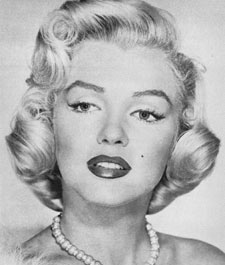
%> input picture marilyn.bmp, 225 x 265 px
$ octave proj1.m   (GNU Octave 9; MATLAB toolbox functions it lacks are replaced by stand-ins)
%> lines starting %> are read from the running program, lines starting %| are printed output that depends on the picture
### code/my_imfilter.m
function output = my_imfilter(image, filter)
% This function is intended to behave like the built in function imfilter()
% See 'help imfilter' or 'help conv2'. While terms like "filtering" and
% "convolution" might be used interchangeably, and they are indeed nearly
% the same thing, there is a difference:
% from 'help filter2'
%    2-D correlation is related to 2-D convolution by a 180 degree rotation
%    of the filter matrix.

% Your function should work for color images. Simply filter each color
% channel independently.

% Your function should work for filters of any width and height
% combination, as long as the width and height are odd (e.g. 1, 7, 9). This
% restriction makes it unambigious which pixel in the filter is the center
% pixel.

% Boundary handling can be tricky. The filter can't be centered on pixels
% at the image boundary without parts of the filter being out of bounds. If
% you look at 'help conv2' and 'help imfilter' you see that they have
% several options to deal with boundaries. You should simply recreate the
% default behavior of imfilter -- pad the input image with zeros, and
% return a filtered image which matches the input resolution. A better
% approach is to mirror the image content over the boundaries for padding.

% % Uncomment if you want to simply call imfilter so you can see the desired
% % behavior. When you write your actual solution, you can't use imfilter,
% % filter2, conv2, etc. Simply loop over all the pixels and do the actual
% % computation. It might be slow.
% output = imfilter(image, filter);


%%%%%%%%%%%%%%%%
% Your code here
%%%%%%%%%%%%%%%%
%
%
% get size of image and filter
[rImage, cImage, x] = size(image);
[rFilter, cFilter] = size(filter);

% separate colors
aO = image(:,:,1);
bO = image(:,:,2);
cO = image(:,:,3);


% # of colums and rows I need to insert
nRow = (rFilter - 1)/2;
row = zeros(nRow, cImage);
nCol = (cFilter - 1)/2;
col = zeros(rImage + 2 * nRow, nCol);

% padding for three colors
a = [row;aO;row];
a = [col a col];
b = [row;bO;row];
b = [col b col];
c = [row;cO;row];
c = [col c col];


% remove paddings

a = getSum(a, filter, cFilter,rFilter, cImage, rImage, aO);
b = getSum(b, filter, cFilter,rFilter, cImage, rImage, bO);
c = getSum(c, filter, cFilter,rFilter, cImage, rImage, cO);


image(:,:,1) = a;
image(:,:,2) = b;
image(:,:,3) = c;


output = image;


end


function final = getSum(matrix, filter, cFilter,rFilter, cImage, rImage, image)
% loop over matrix to do calculation

for i = 1: cImage
    for j = 1 : rImage
        sum = 0;
        for m = 1: cFilter
            for n = 1 : rFilter
                sum = sum + filter(n, m) * matrix(j + n - 1, i + m - 1);

            end
        end

        image(j, i) = sum;
    end
end

% final = matrix(nRow + 1: rImage + nRow, nCol + 1 : cImage + nCol);
final = image;
end

### code/proj1.m
% Before trying to construct hybrid images, it is suggested that you
% implement my_imfilter.m and then debug it using proj1_test_filtering.m

% Debugging tip: You can split your MATLAB code into cells using "%%"
% comments. The cell containing the cursor has a light yellow background,
% and you can press Ctrl+Enter to run just the code in that cell. This is
% useful when projects get more complex and slow to rerun from scratch

close all; % closes all figures

%% Setup
% read images and convert to floating point format
image1 = im2single(imread('../data/marilyn.bmp'));
%> image1: size 265x225x3 single; min 0.051, max 0.957, mean 0.695
image2 = im2single(imread('../data/einstein.bmp'));
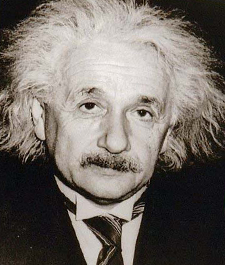
%> input picture einstein.bmp, 225 x 265 px

% Several additional test cases are provided for you, but feel free to make
% your own (you'll need to align the images in a photo editor such as
% Photoshop). The hybrid images will differ depending on which image you
% assign as image1 (which will provide the low frequencies) and which image
% you asign as image2 (which will provide the high frequencies)

%% Filtering and Hybrid Image construction
cutoff_frequency = 7; %This is the standard deviation, in pixels, of the
% Gaussian blur that will remove the high frequencies from one image and
% remove the low frequencies from another image (by subtracting a blurred
% version from the original version). You will want to tune this for every
% image pair to get the best results.
filter = fspecial('Gaussian', cutoff_frequency*4+1, cutoff_frequency);

%%%%%%%%%%%%%%%%%%%%%%%%%%%%%%%%%%%%%%%%%%%%%%%%%%%%%%%%%%%%%%%%%%%
% YOUR CODE BELOW. Use my_imfilter to create 'low_frequencies' and
% 'high_frequencies' and then combine them to create 'hybrid_image'
%%%%%%%%%%%%%%%%%%%%%%%%%%%%%%%%%%%%%%%%%%%%%%%%%%%%%%%%%%%%%%%%%%%

%%%%%%%%%%%%%%%%%%%%%%%%%%%%%%%%%%%%%%%%%%%%%%%%%%%%%%%%%%%%%%%%%%%%%%%%
% Remove the high frequencies from image1 by blurring it. The amount of
% blur that works best will vary with different image pairs
%%%%%%%%%%%%%%%%%%%%%%%%%%%%%%%%%%%%%%%%%%%%%%%%%%%%%%%%%%%%%%%%%%%%%%%%
low_frequencies = my_imfilter(image1, filter);
%> in my_imfilter, `a = [row;aO;row];`:
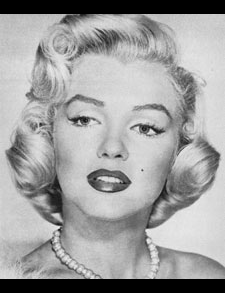
%> a: size 293x225 single; min 0, max 0.957, mean 0.628
%> in my_imfilter, `a = [col a col];`:
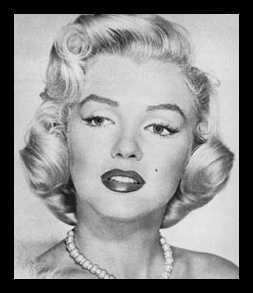
%> a: size 293x253 single; min 0, max 0.957, mean 0.559
%> (the run ends here)
